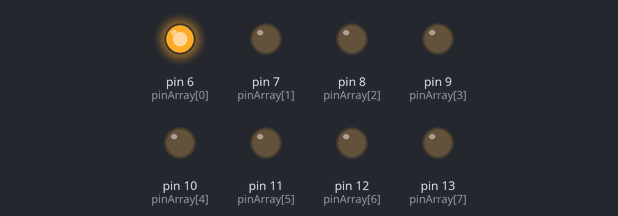
A sketch run on a simulated Arduino Uno, built with avr-gcc and run on an emulated ATmega328P. Shown: output pins drawn as LEDs (lit = HIGH).

Above: at 0.2 s.
At 1.2 s:
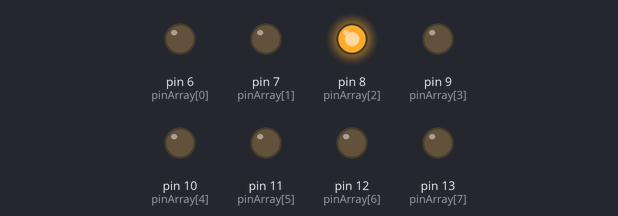
At 2.2 s:
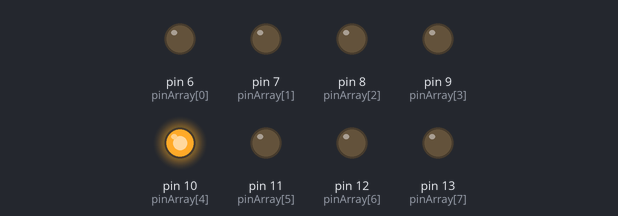
At 4.2 s:
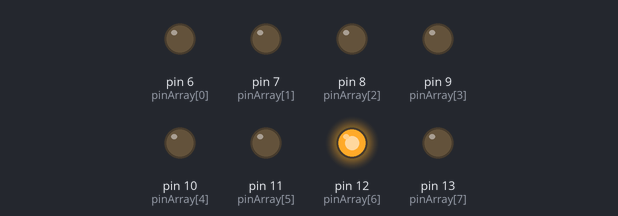
At 6.7 s:
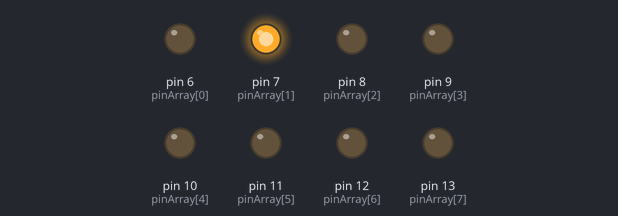
At 8.7 s:
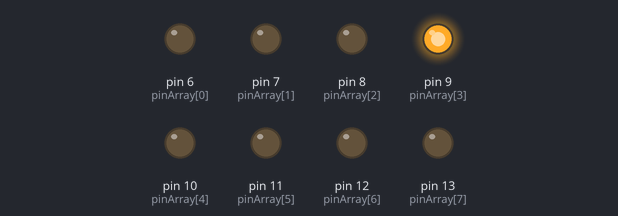
Timing chart, 0 to 9.1 s (numbered marks = the images above):
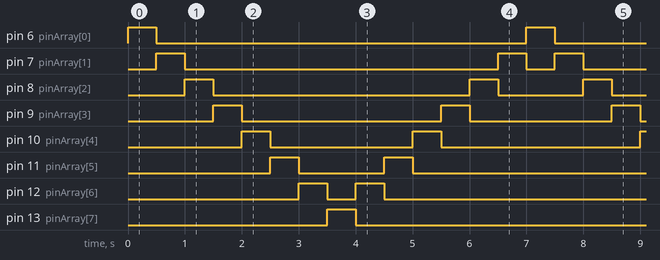

The sketch:

pattern1.ino
```cpp
int pinArray[] = {6,7,8,9,10,11,12,13};

void setup() {
  // put your setup code here, to run once:
  for(int x = 0; x <8; x++){
    pinMode(pinArray[x], OUTPUT);
  }
}

void loop() {
  pattern1();
}

void pattern1(){
  for(int x = 0; x < 8; x++){
    digitalWrite(pinArray[x], HIGH);
    delay(500);
    digitalWrite(pinArray[x],LOW);
    if(x == 7){
      for(int j = 6; j> 0;j--){
        digitalWrite(pinArray[j], HIGH);
        delay(500);
        digitalWrite(pinArray[j],LOW);
      }
    }
  }


}
```

Measured:
- by itself, pin 6 (pinArray[0]), pin 13 (pinArray[7]): alternates HIGH for 0.50 s and LOW for 6.5 s
- by itself, pin 7 (pinArray[1]): repeats every 7.0 s: LOW 5.5 s, HIGH 0.50 s, LOW 0.50 s, HIGH 0.50 s
- by itself, pin 8 (pinArray[2]): repeats every 7.0 s: LOW 4.5 s, HIGH 0.50 s, LOW 1.5 s, HIGH 0.50 s
- by itself, pin 9 (pinArray[3]): repeats every 7.0 s: LOW 3.5 s, HIGH 0.50 s, LOW 2.5 s, HIGH 0.50 s
- by itself, pin 10 (pinArray[4]): repeats every 7.0 s: LOW 2.5 s, HIGH 0.50 s, LOW 3.5 s, HIGH 0.50 s
- by itself, pin 11 (pinArray[5]): repeats every 7.0 s: LOW 1.5 s, HIGH 0.50 s, LOW 4.5 s, HIGH 0.50 s
- by itself, pin 12 (pinArray[6]): repeats every 7.0 s: LOW 0.50 s, HIGH 0.50 s, LOW 5.5 s, HIGH 0.50 s
